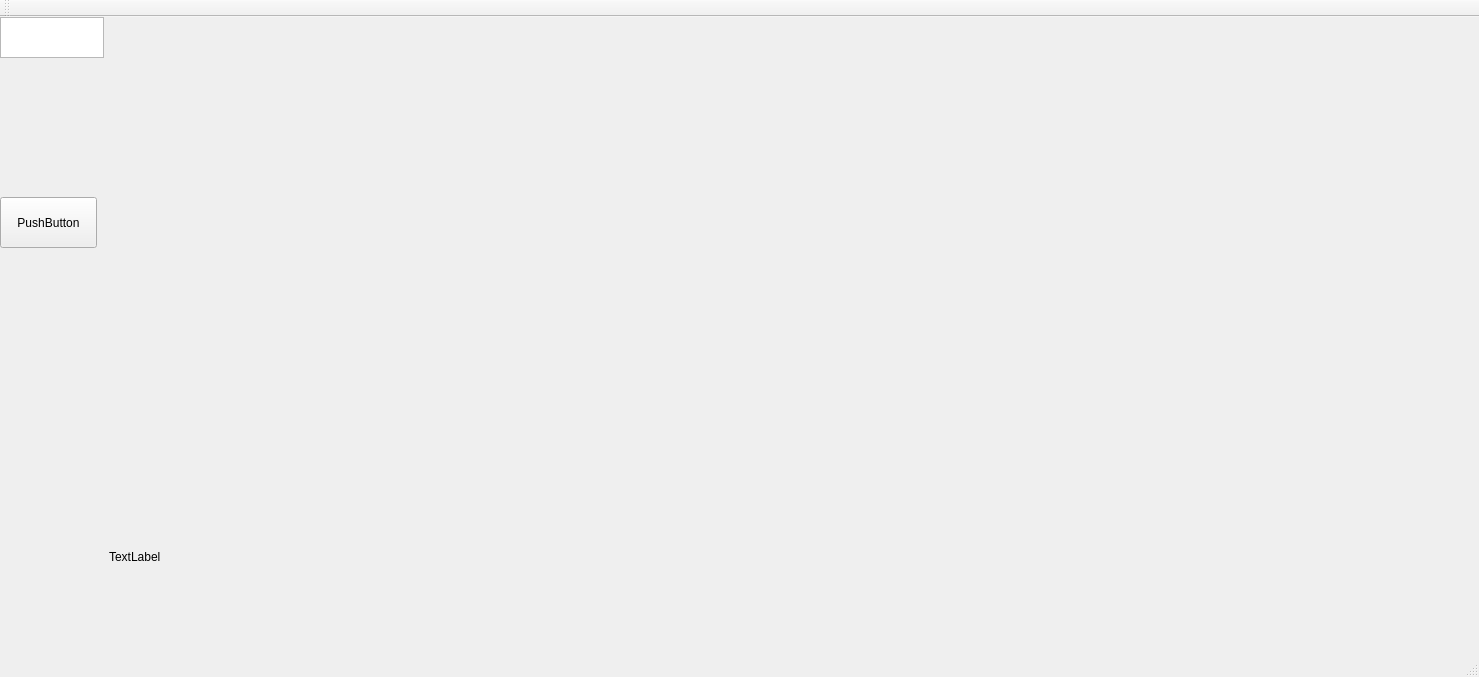
<?xml version="1.0" encoding="UTF-8"?>
<ui version="4.0">
 <class>MainWindow</class>
 <widget class="QMainWindow" name="MainWindow">
  <property name="geometry">
   <rect>
    <x>0</x>
    <y>0</y>
    <width>1479</width>
    <height>677</height>
   </rect>
  </property>
  <property name="windowTitle">
   <string>MainWindow</string>
  </property>
  <widget class="QWidget" name="centralWidget">
   <widget class="QPushButton" name="pushButton">
    <property name="geometry">
     <rect>
      <x>0</x>
      <y>180</y>
      <width>97</width>
      <height>51</height>
     </rect>
    </property>
    <property name="text">
     <string>PushButton</string>
    </property>
   </widget>
   <widget class="QTextEdit" name="textEdit">
    <property name="geometry">
     <rect>
      <x>0</x>
      <y>0</y>
      <width>104</width>
      <height>41</height>
     </rect>
    </property>
   </widget>
   <widget class="QLabel" name="label">
    <property name="geometry">
     <rect>
      <x>109</x>
      <y>0</y>
      <width>1811</width>
      <height>1080</height>
     </rect>
    </property>
    <property name="text">
     <string>TextLabel</string>
    </property>
   </widget>
  </widget>
  <widget class="QMenuBar" name="menuBar">
   <property name="geometry">
    <rect>
     <x>0</x>
     <y>0</y>
     <width>1479</width>
     <height>26</height>
    </rect>
   </property>
  </widget>
  <widget class="QToolBar" name="mainToolBar">
   <attribute name="toolBarArea">
    <enum>TopToolBarArea</enum>
   </attribute>
   <attribute name="toolBarBreak">
    <bool>false</bool>
   </attribute>
  </widget>
  <widget class="QStatusBar" name="statusBar"/>
 </widget>
 <layoutdefault spacing="6" margin="11"/>
 <resources/>
 <connections/>
</ui>
